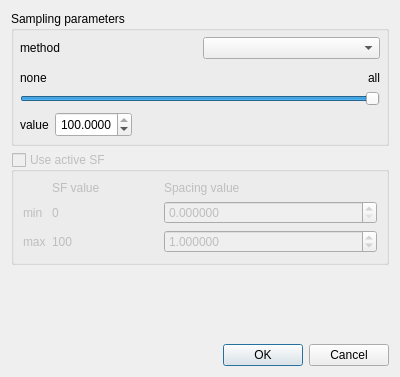
<?xml version="1.0" encoding="UTF-8"?>
<ui version="4.0">
 <class>SubsamplingMatcherDialog</class>
 <widget class="QDialog" name="SubsamplingMatcherDialog">
  <property name="geometry">
   <rect>
    <x>0</x>
    <y>0</y>
    <width>400</width>
    <height>377</height>
   </rect>
  </property>
  <property name="windowTitle">
   <string>Cloud sub sampling</string>
  </property>
  <layout class="QVBoxLayout" name="verticalLayout_2">
   <item>
    <widget class="QGroupBox" name="mainParamGroupBox">
     <property name="title">
      <string>Sampling parameters</string>
     </property>
     <layout class="QVBoxLayout" name="verticalLayout">
      <property name="leftMargin">
       <number>6</number>
      </property>
      <property name="topMargin">
       <number>6</number>
      </property>
      <property name="rightMargin">
       <number>6</number>
      </property>
      <property name="bottomMargin">
       <number>6</number>
      </property>
      <item>
       <layout class="QHBoxLayout">
        <item>
         <widget class="QLabel" name="label_4">
          <property name="text">
           <string>method</string>
          </property>
         </widget>
        </item>
        <item>
         <widget class="QComboBox" name="samplingMethod"/>
        </item>
       </layout>
      </item>
      <item>
       <layout class="QHBoxLayout" name="horizontalLayout">
        <item>
         <widget class="QLabel" name="labelSliderMin">
          <property name="text">
           <string>none</string>
          </property>
          <property name="alignment">
           <set>Qt::AlignBottom|Qt::AlignLeading|Qt::AlignLeft</set>
          </property>
         </widget>
        </item>
        <item>
         <spacer name="horizontalSpacer">
          <property name="orientation">
           <enum>Qt::Horizontal</enum>
          </property>
          <property name="sizeHint" stdset="0">
           <size>
            <width>40</width>
            <height>20</height>
           </size>
          </property>
         </spacer>
        </item>
        <item>
         <widget class="QLabel" name="labelSliderMax">
          <property name="text">
           <string>all</string>
          </property>
          <property name="alignment">
           <set>Qt::AlignBottom|Qt::AlignRight|Qt::AlignTrailing</set>
          </property>
         </widget>
        </item>
       </layout>
      </item>
      <item>
       <widget class="QSlider" name="slider">
        <property name="toolTip">
         <string>The more on the left, the less points will be kept</string>
        </property>
        <property name="maximum">
         <number>10000000</number>
        </property>
        <property name="singleStep">
         <number>10000</number>
        </property>
        <property name="pageStep">
         <number>100000</number>
        </property>
        <property name="value">
         <number>10000000</number>
        </property>
        <property name="orientation">
         <enum>Qt::Horizontal</enum>
        </property>
       </widget>
      </item>
      <item>
       <layout class="QHBoxLayout" name="horizontalLayout_2">
        <item>
         <widget class="QLabel" name="valueLabel">
          <property name="text">
           <string>value</string>
          </property>
         </widget>
        </item>
        <item>
         <widget class="QDoubleSpinBox" name="samplingValue">
          <property name="minimumSize">
           <size>
            <width>0</width>
            <height>25</height>
           </size>
          </property>
          <property name="alignment">
           <set>Qt::AlignRight|Qt::AlignTrailing|Qt::AlignVCenter</set>
          </property>
          <property name="decimals">
           <number>4</number>
          </property>
          <property name="maximum">
           <double>100.000000000000000</double>
          </property>
          <property name="singleStep">
           <double>0.010000000000000</double>
          </property>
          <property name="value">
           <double>100.000000000000000</double>
          </property>
         </widget>
        </item>
        <item>
         <spacer name="horizontalSpacer_2">
          <property name="orientation">
           <enum>Qt::Horizontal</enum>
          </property>
          <property name="sizeHint" stdset="0">
           <size>
            <width>40</width>
            <height>20</height>
           </size>
          </property>
         </spacer>
        </item>
       </layout>
      </item>
     </layout>
    </widget>
   </item>
   <item>
    <widget class="QGroupBox" name="sfGroupBox">
     <property name="enabled">
      <bool>false</bool>
     </property>
     <property name="toolTip">
      <string>To modulate the sampling distance with a scalar field value</string>
     </property>
     <property name="title">
      <string>Use active SF</string>
     </property>
     <property name="flat">
      <bool>false</bool>
     </property>
     <property name="checkable">
      <bool>true</bool>
     </property>
     <property name="checked">
      <bool>false</bool>
     </property>
     <layout class="QGridLayout" name="gridLayout">
      <item row="0" column="1">
       <widget class="QLabel" name="label">
        <property name="text">
         <string>SF value</string>
        </property>
       </widget>
      </item>
      <item row="0" column="2">
       <widget class="QLabel" name="label_2">
        <property name="text">
         <string>Spacing value</string>
        </property>
       </widget>
      </item>
      <item row="1" column="0">
       <widget class="QLabel" name="label_3">
        <property name="text">
         <string>min</string>
        </property>
       </widget>
      </item>
      <item row="1" column="1">
       <widget class="QLabel" name="minSFlabel">
        <property name="sizePolicy">
         <sizepolicy hsizetype="Preferred" vsizetype="Preferred">
          <horstretch>1</horstretch>
          <verstretch>0</verstretch>
         </sizepolicy>
        </property>
        <property name="text">
         <string notr="true">0</string>
        </property>
       </widget>
      </item>
      <item row="1" column="2">
       <widget class="QDoubleSpinBox" name="minSFSpacingDoubleSpinBox">
        <property name="sizePolicy">
         <sizepolicy hsizetype="Minimum" vsizetype="Fixed">
          <horstretch>2</horstretch>
          <verstretch>0</verstretch>
         </sizepolicy>
        </property>
        <property name="decimals">
         <number>6</number>
        </property>
        <property name="maximum">
         <double>1000000000.000000000000000</double>
        </property>
       </widget>
      </item>
      <item row="2" column="0">
       <widget class="QLabel" name="label_5">
        <property name="text">
         <string>max</string>
        </property>
       </widget>
      </item>
      <item row="2" column="1">
       <widget class="QLabel" name="maxSFlabel">
        <property name="sizePolicy">
         <sizepolicy hsizetype="Preferred" vsizetype="Preferred">
          <horstretch>1</horstretch>
          <verstretch>0</verstretch>
         </sizepolicy>
        </property>
        <property name="text">
         <string notr="true">100</string>
        </property>
       </widget>
      </item>
      <item row="2" column="2">
       <widget class="QDoubleSpinBox" name="maxSFSpacingDoubleSpinBox">
        <property name="sizePolicy">
         <sizepolicy hsizetype="Minimum" vsizetype="Fixed">
          <horstretch>2</horstretch>
          <verstretch>0</verstretch>
         </sizepolicy>
        </property>
        <property name="decimals">
         <number>6</number>
        </property>
        <property name="maximum">
         <double>1000000000.000000000000000</double>
        </property>
        <property name="value">
         <double>1.000000000000000</double>
        </property>
       </widget>
      </item>
     </layout>
    </widget>
   </item>
   <item>
    <spacer name="verticalSpacer">
     <property name="orientation">
      <enum>Qt::Vertical</enum>
     </property>
     <property name="sizeHint" stdset="0">
      <size>
       <width>0</width>
       <height>0</height>
      </size>
     </property>
    </spacer>
   </item>
   <item>
    <layout class="QHBoxLayout" name="horizontalLayout_3">
     <item>
      <spacer name="horizontalSpacer_3">
       <property name="orientation">
        <enum>Qt::Horizontal</enum>
       </property>
       <property name="sizeHint" stdset="0">
        <size>
         <width>40</width>
         <height>20</height>
        </size>
       </property>
      </spacer>
     </item>
     <item>
      <widget class="QDialogButtonBox" name="buttonBox">
       <property name="orientation">
        <enum>Qt::Horizontal</enum>
       </property>
       <property name="standardButtons">
        <set>QDialogButtonBox::Cancel|QDialogButtonBox::Ok</set>
       </property>
      </widget>
     </item>
    </layout>
   </item>
  </layout>
 </widget>
 <tabstops>
  <tabstop>samplingMethod</tabstop>
  <tabstop>slider</tabstop>
  <tabstop>buttonBox</tabstop>
 </tabstops>
 <resources/>
 <connections>
  <connection>
   <sender>buttonBox</sender>
   <signal>accepted()</signal>
   <receiver>SubsamplingDialog</receiver>
   <slot>accept()</slot>
   <hints>
    <hint type="sourcelabel">
     <x>219</x>
     <y>548</y>
    </hint>
    <hint type="destinationlabel">
     <x>157</x>
     <y>274</y>
    </hint>
   </hints>
  </connection>
  <connection>
   <sender>buttonBox</sender>
   <signal>rejected()</signal>
   <receiver>SubsamplingDialog</receiver>
   <slot>reject()</slot>
   <hints>
    <hint type="sourcelabel">
     <x>219</x>
     <y>548</y>
    </hint>
    <hint type="destinationlabel">
     <x>286</x>
     <y>274</y>
    </hint>
   </hints>
  </connection>
  <connection>
   <sender>sfGroupBox</sender>
   <signal>toggled(bool)</signal>
   <receiver>samplingValue</receiver>
   <slot>setDisabled(bool)</slot>
   <hints>
    <hint type="sourcelabel">
     <x>199</x>
     <y>198</y>
    </hint>
    <hint type="destinationlabel">
     <x>84</x>
     <y>123</y>
    </hint>
   </hints>
  </connection>
 </connections>
</ui>
